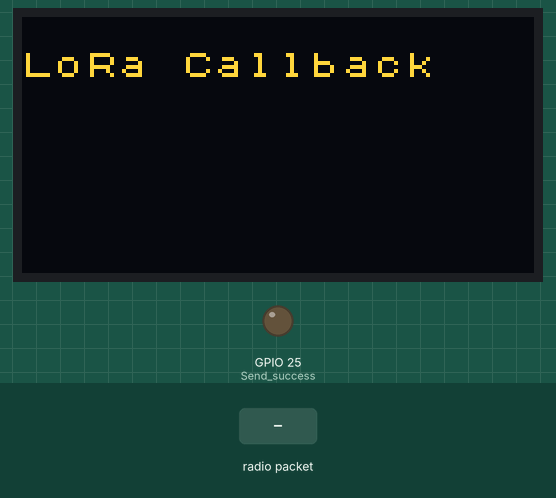
The sketch below on a simulated ESP32. Parts: 128×64 one-colour display, output pins drawn as LEDs (lit = HIGH). Inputs (shaded band) come from the test bench. The OLED is the two-colour kind (top 16 rows yellow); no radio packets arrive unless stated; what the sketch prints to the serial monitor is not drawn.

Above: at 2.2 s.
2.3 s: radio packet "1" arrives
At 4.5 s:
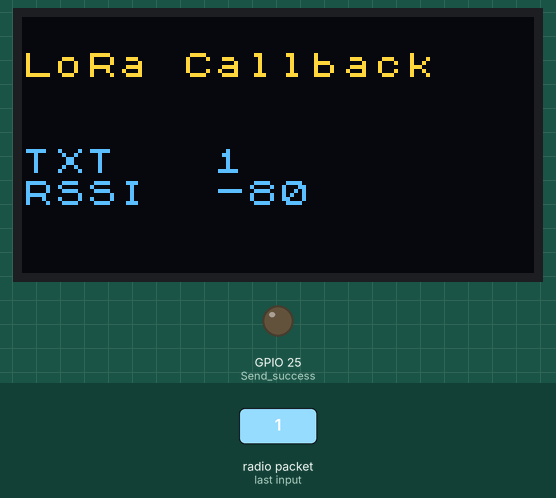
4.8 s: radio packet "0" arrives
At 5.9 s:
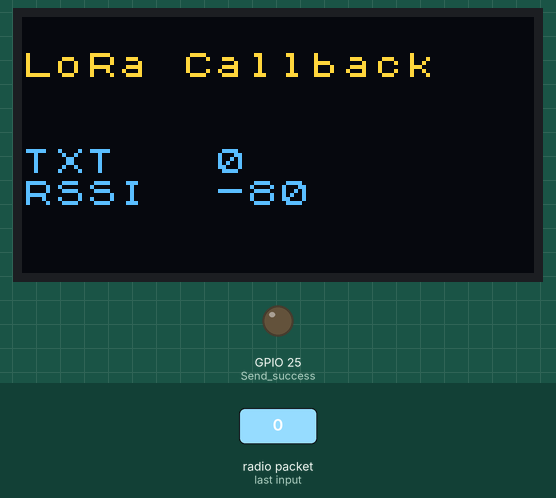
6.3 s: radio packet "2" arrives
At 7.1 s:
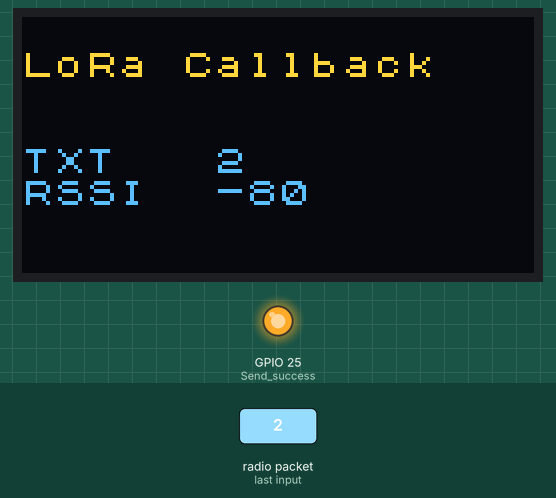
Timing chart, 0 to 9.4 s (numbered marks = the images above; inputs shaded):
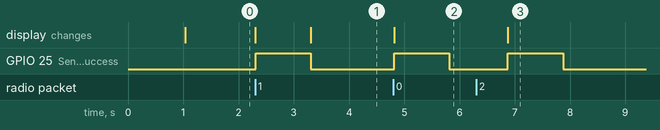

The sketch:

EX20_LoRaReceiverInterrupt.ino
```cpp
/*
 * EX20_LoRaReceiverImterrupt
 * ทดสอบรับข้อมูลผ่านเครือข่าย LoRa พร้อมแสดงค่า RSSI
 * บนคลื่นความถี่ 433MHz
 */

#include <LoRa.h>
#include <U8x8lib.h>

String receivedText;
String receivedRssi;

// Pin definetion of WIFI LoRa 32
#define SCK     5    // GPIO5  -- SX127x's SCK
#define MISO    19   // GPIO19 -- SX127x's MISO
#define MOSI    27   // GPIO27 -- SX127x's MOSI
#define SS      18   // GPIO18 -- SX127x's CS
#define RST     14   // GPIO14 -- SX127x's RESET
#define DI0     26   // GPIO26 -- SX127x's IRQ(Interrupt Request)

#define BAND    433.125E6  //you can set band here directly,e.g. 868E6,915E6
#define PABOOST true

// the OLED used
U8X8_SSD1306_128X64_NONAME_SW_I2C u8x8(15,4,16);

void setup() {

  pinMode(25,OUTPUT); //Send success, LED will bright 1 second

  SPI.begin(5, 19, 27, 18);
  LoRa.setPins(SS, RST, DI0);

  Serial.begin(115200);
  delay(1000);

  u8x8.begin();
  u8x8.setFont(u8x8_font_chroma48medium8_r);

  Serial.println("LoRa Receiver Callback");
  u8x8.drawString(0, 1, "LoRa Callback");

  if (!LoRa.begin(BAND,PABOOST)) {
    Serial.println("Starting LoRa failed!");
    u8x8.drawString(0, 1, "Starting LoRa failed!");
    while (1);
  }

  // register the receive callback
  LoRa.onReceive(onReceive);

  // put the radio into receive mode
  LoRa.receive();
}

void loop() {
  // do nothing
}

void onReceive(int packetSize)
{
  // received a packet
  Serial.print("Received packet '");
  u8x8.drawString(0, 4, "TXT");

  String incoming = "";
  // read packet
  for (int i = 0; i < packetSize; i++)
  {
      incoming += (char)LoRa.read();
  }

     receivedText = incoming;
     char currentid[64];
     receivedText.toCharArray(currentid, 64);
     u8x8.drawString(6, 4, currentid);
     //print Received Text
     Serial.print(receivedText);

    // print RSSI of packet
    Serial.print("' with RSSI ");
    Serial.println(LoRa.packetRssi());
    u8x8.drawString(0, 5, "RSSI");
    receivedRssi = LoRa.packetRssi();
    char currentrs[64];
    receivedRssi.toCharArray(currentrs, 64);
    u8x8.drawString(6, 5, currentrs);

    digitalWrite(25, HIGH);   // turn the LED on (HIGH is the voltage level)
    delay(1000);              // wait for a second
    digitalWrite(25, LOW);    // turn the LED off by making the voltage LOW
    delay(1000);              // wait for a second
}
```

Measured:
- after the input at 2.3 s, GPIO 25 (Send_success): LOW → HIGH at once, → LOW 1.0 s later; the display: first changes at once (image 1 shows a later state)
- after the input at 4.8 s, GPIO 25 (Send_success): LOW → HIGH at once, → LOW 1.0 s later; the display: changes at once (image 2)
- after the input at 6.3 s, GPIO 25 (Send_success): LOW → HIGH after 0.58 s, → LOW 1.0 s later; the display: changes after 0.57 s (image 3)
